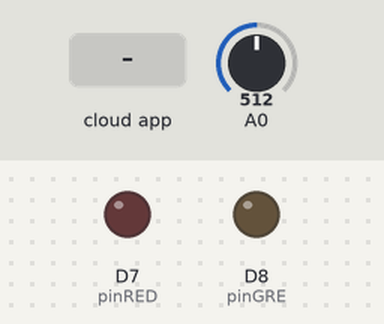
A sketch run on a simulated ESP8266 (NodeMCU). On the bench: output pins drawn as LEDs (lit = HIGH). The test bench sets the inputs (shaded band); at power-on: A0 = 512. WiFi joins after 1.5 s; servers stay silent unless stated; the Firebase database answers and starts empty; what the sketch prints to the serial monitor is not drawn.

Above: at 2.7 s.
2.8 s: the phone or cloud app sets Red to 1
At 4.6 s:
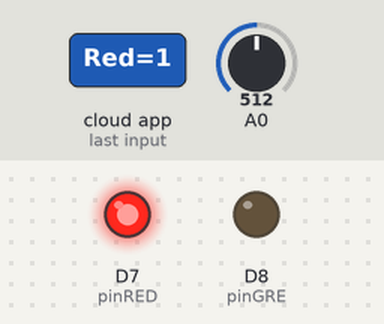
5.4 s: the phone or cloud app sets Green to 1
At 7.1 s:
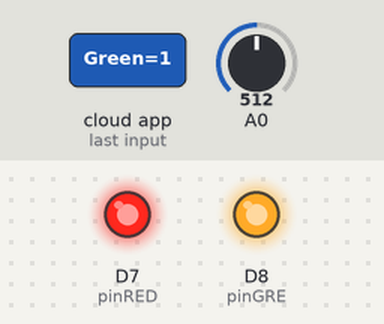
7.9 s: the phone or cloud app sets Red to 0
At 9.3 s:
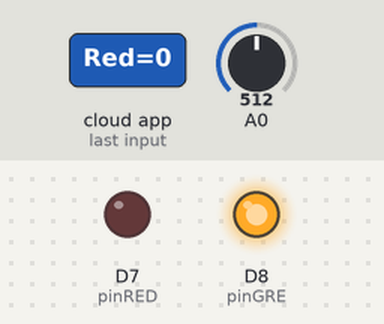
10.0 s: the phone or cloud app sets Green to 0
At 11.8 s:
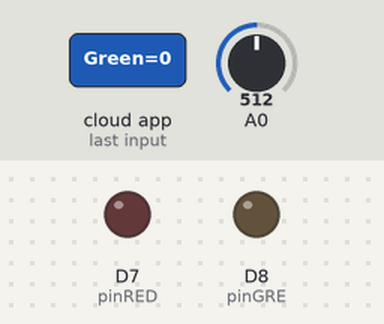
Timing chart, 0 to 13.3 s (numbered marks = the images above; inputs shaded):
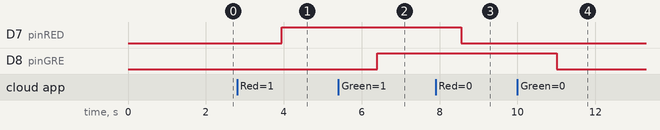

Measured:
- after the input at 2.8 s, D7 (pinRED): LOW → HIGH after 1.2 s
- after the input at 5.4 s, D8 (pinGRE): LOW → HIGH after 1.0 s
- after the input at 7.9 s, D7 (pinRED): HIGH → LOW after 0.65 s
- after the input at 10.0 s, D8 (pinGRE): HIGH → LOW after 1.0 s

The sketch:

sketch_jan06a.ino
```cpp
#include <ESP8266WiFi.h>
#include <FirebaseArduino.h>

#define FIREBASE_HOST "skku-iot-lecture-default-rtdb.firebaseio.com"
#define FIREBASE_AUTH ""                                  // 데이터베이스 접속 키
#define WIFI_SSID "203_2G"                            // 와이파이 SSID
#define WIFI_PASSWORD "0000005F57*"                        // 와이파이 Password
#define pinRED D7
#define pinGRE D8

void setup() {
  Serial.begin(9600);

  //와이파이 연결
  WiFi.begin(WIFI_SSID, WIFI_PASSWORD);
  Serial.print("connecting");
  while (WiFi.status() != WL_CONNECTED) {
  Serial.print(".");
  delay(500);
  }
  Serial.println();
  Serial.print("connected: ");
  Serial.println(WiFi.localIP());

 pinMode(D7,OUTPUT);
 pinMode(D8,OUTPUT);

  //파이어베이스 연결
  Firebase.begin(FIREBASE_HOST, FIREBASE_AUTH);
}

void loop() {
  //아날로그값 입력 및 온도값 계산
  float temp = analogRead(A0);
  temp = round((temp*320/1024 - 50)*10)/10;

  Serial.print("temp : ");
  Serial.println(temp);


  /*//온도값 데이터베이스에 업로드
  Firebase.setFloat("HOME/Temperature", temp);
  //Firebase.setFloat("HOME/LUX", LUX);
  if(temp > 30){
    Firebase.setString("State", "HIGH");
    Firebase.setInt("Green", 0);
    Firebase.setInt("Red", 1);
  }else{
    Firebase.setString("State", "LOW");
    Firebase.setInt("Green", 1);
    Firebase.setInt("Red", 0);
  }
  */
  digitalWrite(pinRED, Firebase.getInt("Red"));
  digitalWrite(pinGRE, Firebase.getInt("Green"));

  delay(2000);
}
```
